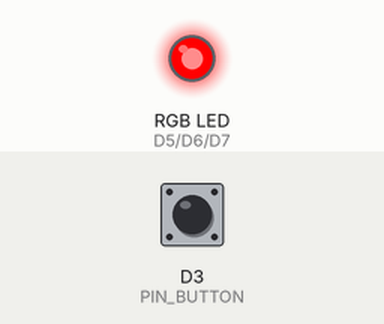
Bench run of a sketch on a simulated ESP8266 (Wemos D1 mini). Shown: an RGB LED mixed from three pins (HIGH = lit). The inputs (shaded band) are chosen by the test bench; at power-on: D3 (PIN_BUTTON) HIGH. WiFi joins after 1.5 s; servers stay silent unless stated; uploads are accepted with an empty reply; the local clock reads 2024-03-15 10:24:30 at power-on unless the sketch sets it; what the sketch prints to the serial monitor is not drawn.

Above: at 4.4 s.
4.5 s: D3 (PIN_BUTTON) pulled LOW for 0.15 s
At 4.64 s:
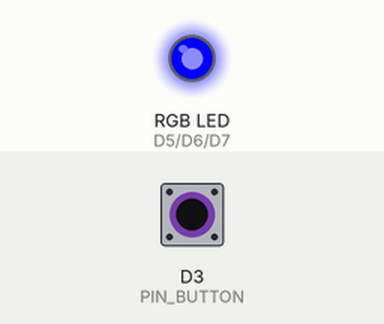
At 6.6 s:
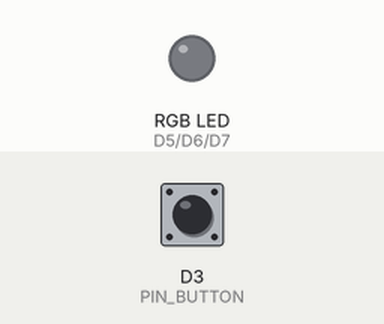
Timing chart, 0 to 8.1 s (numbered marks = the images above; inputs shaded):
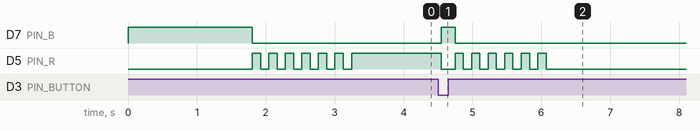

The sketch:

morning_mobility.ino
```cpp
// ═══════════════════════════════════════════════════════════════
//  Habit Button — Wemos D1 Mini (ESP8266)
//  Press the button → reads today's state from Supabase,
//  toggles this habit, writes it back, updates the LED.
//
//  LED:  green  = habit already done
//        red    = habit not done yet
//        blue   = connecting / working
//        rapid red flash = error
//
//  Phase 1 (prototype): USB-powered, stays awake, LED shows
//  live status. Press button to toggle.
// ═══════════════════════════════════════════════════════════════

#include <ESP8266WiFi.h>
#include <ESP8266HTTPClient.h>
#include <WiFiClientSecure.h>
#include <ArduinoJson.h>

// ── ✏️  Edit these for each button ─────────────────────────────

const char* WIFI_SSID     = "Fred";
const char* WIFI_PASSWORD = "PinkBear2";

// Paste the exact habit name from your tracker (case-sensitive):
const char* HABIT_NAME = "10-min morning mobility";

// Your timezone string (POSIX format).
// Pacific:  "PST8PDT,M3.2.0,M11.1.0"
// Mountain: "MST7MDT,M3.2.0,M11.1.0"
// Central:  "CST6CDT,M3.2.0,M11.1.0"
// Eastern:  "EST5EDT,M4.1.0,M10.5.0"
const char* TIMEZONE = "EST5EDT,M3.2.0,M11.1.0";

// ── Supabase config (same for all buttons) ─────────────────────

const char* SUPABASE_URL = "https://qbyuyoiiuoaeinvfiudv.supabase.co";
const char* APP_SECRET   = "7265d62639a9ec3e37c5c3a2ac7e0e193aba9c00128efd719c59a78aebe2091e";

// ── Pin assignments ─────────────────────────────────────────────
//
//  Wemos D1 Mini pinout:
//
//    D1 Mini    GPIO    Use
//    ────────   ────    ───────────────────────────
//    D3         GPIO0   Button (to GND)  ← keep free at boot!
//    D5         GPIO14  LED Red   (220Ω to GND)
//    D6         GPIO12  LED Green (220Ω to GND)
//    D7         GPIO13  LED Blue  (220Ω to GND)
//
//  For a common-cathode RGB LED: R→D5, G→D6, B→D7, GND→GND
//  For two separate LEDs: Red→D5, Green→D6

const int PIN_BUTTON = D3;  // GPIO0 — pulled HIGH, LOW when pressed
const int PIN_R      = D5;
const int PIN_G      = D6;
const int PIN_B      = D7;

// ── Internal constants ──────────────────────────────────────────
const int  RESET_HOUR    = 3;    // habits roll over at 3am local
const long DEBOUNCE_MS   = 300;  // button debounce delay


// ── LED helpers ─────────────────────────────────────────────────

void setLED(bool r, bool g, bool b) {
  digitalWrite(PIN_R, r ? HIGH : LOW);
  digitalWrite(PIN_G, g ? HIGH : LOW);
  digitalWrite(PIN_B, b ? HIGH : LOW);
}

void ledRed()    { setLED(true,  false, false); }
void ledGreen()  { setLED(false, true,  false); }
void ledBlue()   { setLED(false, false, true);  }
void ledYellow() { setLED(true,  true,  false); }
void ledOff()    { setLED(false, false, false); }

void ledError() {
  for (int i = 0; i < 6; i++) {
    ledRed(); delay(120);
    ledOff(); delay(120);
  }
}


// ── Date/key helpers ────────────────────────────────────────────

// Returns "YYYY-MM-DD" adjusted for the 3am reset.
// Matches the getDayKey() logic in habit-tracker.html.
String getDayKey() {
  time_t now = time(nullptr);
  struct tm t;
  localtime_r(&now, &t);
  if (t.tm_hour < RESET_HOUR) {
    now -= 86400;
    localtime_r(&now, &t);
  }
  char buf[11];
  strftime(buf, sizeof(buf), "%Y-%m-%d", &t);
  return String(buf);
}

// Returns "YYYY-MM-DD" of the Monday that starts this week.
// Matches the getWeekKey() logic in habit-tracker.html.
String getWeekKey() {
  time_t now = time(nullptr);
  struct tm t;
  localtime_r(&now, &t);
  if (t.tm_hour < RESET_HOUR) now -= 86400;
  localtime_r(&now, &t);
  // tm_wday: 0=Sun, 1=Mon … 6=Sat  →  days since Monday
  int daysToMon = (t.tm_wday == 0) ? 6 : t.tm_wday - 1;
  now -= (time_t)daysToMon * 86400;
  localtime_r(&now, &t);
  char buf[11];
  strftime(buf, sizeof(buf), "%Y-%m-%d", &t);
  return String(buf);
}


// ── Supabase helpers ────────────────────────────────────────────

WiFiClientSecure wifiClient;
HTTPClient http;

// Calls state-read, fills doc with the full state object.
// Returns true on success.
bool readState(const String& dayKey, const String& weekKey, JsonDocument& doc) {
  String url = String(SUPABASE_URL) + "/functions/v1/state-read";
  http.begin(wifiClient, url);
  http.addHeader("Content-Type", "application/json");
  http.addHeader("x-habit-secret", APP_SECRET);

  String body = "{\"dayKey\":\"" + dayKey + "\",\"weekKey\":\"" + weekKey + "\"}";
  int code = http.POST(body);

  if (code != 200) {
    Serial.printf("[read] HTTP %d\n", code);
    http.end();
    return false;
  }

  String payload = http.getString();
  http.end();

  DeserializationError err = deserializeJson(doc, payload);
  if (err) {
    Serial.printf("[read] JSON error: %s\n", err.c_str());
    return false;
  }
  return true;
}

// Calls state-write with the full doc.  Returns true on success.
bool writeState(JsonDocument& doc) {
  String url = String(SUPABASE_URL) + "/functions/v1/state-write";
  http.begin(wifiClient, url);
  http.addHeader("Content-Type", "application/json");
  http.addHeader("x-habit-secret", APP_SECRET);

  String body;
  serializeJson(doc, body);
  int code = http.POST(body);
  http.end();

  if (code != 200) {
    Serial.printf("[write] HTTP %d\n", code);
    return false;
  }
  return true;
}


// ── Button state ────────────────────────────────────────────────

volatile bool buttonPressed = false;
unsigned long lastPress     = 0;

IRAM_ATTR void onButtonPress() {
  unsigned long now = millis();
  if (now - lastPress > DEBOUNCE_MS) {
    buttonPressed = true;
    lastPress = now;
  }
}


// ── Core logic ──────────────────────────────────────────────────

// Toggles the habit for today and updates the LED.
void handleToggle() {
  ledBlue();  // working…

  String dayKey  = getDayKey();
  String weekKey = getWeekKey();
  Serial.printf("dayKey=%s  weekKey=%s\n", dayKey.c_str(), weekKey.c_str());

  // 1. Read current state
  DynamicJsonDocument doc(4096);
  if (!readState(dayKey, weekKey, doc)) {
    ledError();
    return;
  }

  // 2. Toggle this habit
  bool wasDone = doc["daily"][HABIT_NAME].as<bool>();
  doc["daily"][HABIT_NAME] = !wasDone;
  Serial.printf("'%s' %s → %s\n", HABIT_NAME,
    wasDone ? "done" : "not done",
    wasDone ? "unmarking" : "marking done");

  // 3. Write back
  if (!writeState(doc)) {
    ledError();
    return;
  }

  // 4. Celebrate / show new state
  bool nowDone = !wasDone;
  if (nowDone) {
    // Brief white flash then settle on green
    for (int i = 0; i < 2; i++) {
      setLED(true, true, true); delay(80);
      ledOff();                  delay(80);
    }
    ledGreen();
  } else {
    // Just go back to red
    ledRed();
  }
}

// Reads today's state on boot/reconnect and sets the LED.
void refreshLED() {
  ledBlue();

  String dayKey  = getDayKey();
  String weekKey = getWeekKey();

  DynamicJsonDocument doc(4096);
  if (!readState(dayKey, weekKey, doc)) {
    ledError();
    ledRed();  // default to "not done" on error
    return;
  }

  bool isDone = doc["daily"][HABIT_NAME].as<bool>();
  Serial.printf("Current state of '%s': %s\n", HABIT_NAME, isDone ? "DONE" : "not done");
  isDone ? ledGreen() : ledRed();
}


// ── Arduino setup / loop ────────────────────────────────────────

void setup() {
  Serial.begin(115200);
  Serial.printf("\n\nHabit Button starting — habit: %s\n", HABIT_NAME);

  pinMode(PIN_R, OUTPUT);
  pinMode(PIN_G, OUTPUT);
  pinMode(PIN_B, OUTPUT);
  pinMode(PIN_BUTTON, INPUT_PULLUP);
  ledOff();

  // Connect to WiFi
  ledBlue();
  Serial.printf("Connecting to %s", WIFI_SSID);
  WiFi.begin(WIFI_SSID, WIFI_PASSWORD);
  while (WiFi.status() != WL_CONNECTED) {
    delay(400);
    Serial.print(".");
  }
  Serial.printf("\nConnected! IP: %s\n", WiFi.localIP().toString().c_str());

  // HTTPS — skip cert verification for prototype.
  // (Fine on a trusted home network; swap for proper cert in v2.)
  wifiClient.setInsecure();

  // Sync time via NTP so getDayKey() / getWeekKey() are correct
  configTzTime(TIMEZONE, "pool.ntp.org", "time.nist.gov");
  Serial.print("Syncing NTP");
  while (time(nullptr) < 1000000000UL) {
    delay(300);
    Serial.print(".");
  }
  Serial.println(" done");

  // Attach button interrupt
  attachInterrupt(digitalPinToInterrupt(PIN_BUTTON), onButtonPress, FALLING);

  // Show today's status
  refreshLED();
}

void loop() {
  if (buttonPressed) {
    buttonPressed = false;
    handleToggle();
  }

  // Reconnect if WiFi dropped
  if (WiFi.status() != WL_CONNECTED) {
    ledBlue();
    Serial.println("WiFi lost, reconnecting…");
    WiFi.reconnect();
    while (WiFi.status() != WL_CONNECTED) delay(500);
    refreshLED();
  }

  delay(50);
}
```

Measured:
- after the input at 4.5 s, D7 (PIN_B): LOW → HIGH after 0.05 s, → LOW 0.20 s later; D5 (PIN_R): HIGH → LOW after 0.05 s, then repeats every 0.24 s: HIGH 0.12 s, LOW 0.12 s, until it stays LOW from 6.1 s
